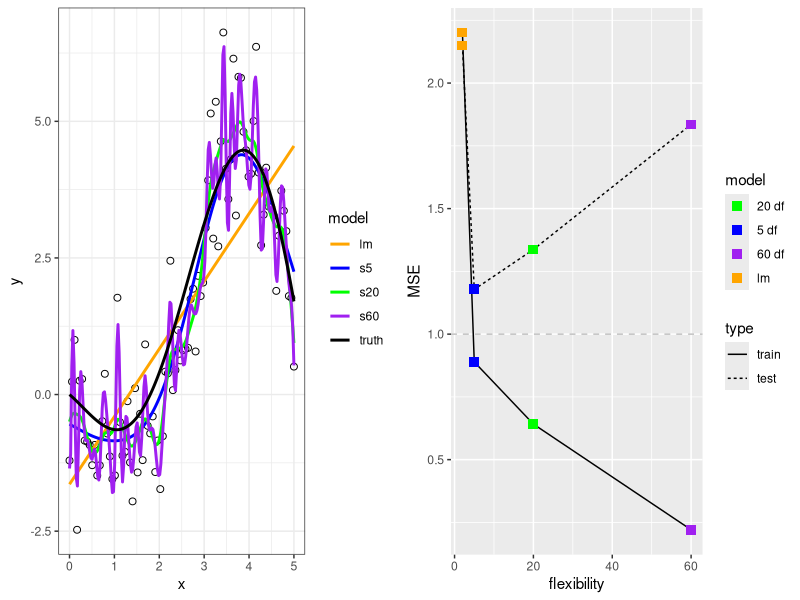

This figure's R source:
rm(list=ls())
library(ggplot2)
library(splines)
# 
# tfun <- function(x) {
#     x + 0.1 * x^2 - 0.002 * x^3 + 0.00001 *x^4
# }

# sin(x-2) + x-0.05*x^2
simdata <- function(fun = function(x) {x*sin(x-2) + 0.2*x},n=90,eps = 1,df1=5, df2=20, df3=60, ub = 5,nnew = 200){
    set.seed(1234)
    
    r = data.frame(x = seq(0,ub,length.out = n))
    r$truth = fun(r$x) 
    r$epsi = rnorm(n,mean = 0, sd = eps)
    r$y = r$truth + r$epsi
    # browser()
    mods = list()
    mods$lm = lm(y ~ x,data = r)
    mods$low = smooth.spline(r$x,r$y,df = df1)
    mods$hi = smooth.spline(r$x,r$y, df = df2)
    mods$hi2 = smooth.spline(r$x,r$y, df = df3)
    # mods$ns5 = gam::gam(formula = as.formula(paste0("y ~ s(x,",df1,")")),data = r)
    # mods$ns5 = mgcv::gam(formula = as.formula(paste0("y ~ ns(x,df = ",df1,")")),data = r)
    # mods$ns20 = gam::gam(formula = as.formula(paste0("y ~ ns(x,df = ",df2,")")),data = r)
    # mods$ns20 = mgcv::gam(formula = as.formula(paste0("y ~ ns(x,df = ",df2,")")),data = r)
    
    names(mods)[2:4] <- paste0("s",c(df1,df2,df3))
    
    
    # mses
    mses = list(
        train = colMeans(sapply(mods,residuals)^2)
    )
    
    # predictions
    preds = data.frame(x = seq(0,ub, length.out = nnew))
    preds = cbind(preds, lm = predict(mods$lm,newdata = preds))
    preds = cbind(preds,sapply(mods[2:4],function(x) predict(x,preds$x)$y))
    preds$truth = fun(preds$x) #+ rnorm(nnew,mean = 0, sd = eps)
    mnames = names(preds)[-1]
    preds$testdata = preds$truth + rnorm(nnew,mean = 0, sd = eps)
    
    # test mses
    mses$test <- colMeans((preds[,names(mods)] - preds[,"testdata"])^2)

    mp = reshape2::melt(preds[,-ncol(preds)], id.vars = "x")
    names(mp)[2] <- "model" 

    # make plots
    p1 = ggplot() + theme_bw()
    # points
    p1 = p1 + geom_point(data = r,aes(x = x, y = y),shape = 1,size = 2)
    p1 = p1 +  geom_line(data=mp, aes(x = x, y = value, color = model), size = 1)
    # 
    # color scale
    cnames = c("orange", "blue" , "green","purple","black")
    names(cnames) <- mnames
    p1 = p1 + scale_color_manual(values = cnames)
   
    # flexilibty plot
    d2 = data.frame(flexibility = c(2,df1,df2,df3),model = c("lm",paste0(df1," df"),paste0(df2," df"),paste0(df3," df")), train = mses$train, test = mses$test)
    d2 = reshape2::melt(d2, id.vars = c("flexibility","model"))
    names(d2)[3] <- "type"
    p2 = ggplot(data = d2, aes(x = flexibility, y = value,linetype = type)) + geom_path(color = "black") + scale_y_continuous(name = "MSE")
    cnames = c("orange", "blue" , "green","purple")
    names(cnames) <- c("lm",paste0(df1," df"),paste0(df2," df"),paste0(df3," df"))
    p2 = p2 + geom_point(data = d2, aes(color = model), size = 3, shape = 15) + scale_color_manual(values = cnames) 
    # add minimal test MSE
    p2 = p2 + geom_hline(yintercept = eps^2, linetype = "dashed", color = "grey")
    cowplot::plot_grid(p1,p2)
    # list(p1,p2)
}

print(simdata())

# 
# z <- simdata()
# 
# gp1 <- function(z) {
#     p1 = ggplot(data = z,aes(x = x, y = y)) + theme_bw()
#     # points
#     p1 = p1 + geom_point(shape = 1,size = 2)
#     # lm
#     p1 = p1 + geom_smooth(method = "lm", se = FALSE, aes(color = "lm"))
#     # smooth df=5
#     p1 = p1 + geom_smooth(method = "mgcv::gam", se = FALSE, formula = y ~ ns(x, df = 5), aes(color = "spline 5 df"))
#     # smooth df=5
#     p1 = p1 + geom_smooth(method = "mgcv::gam", se = FALSE, formula = y ~ ns(x, df = 12), aes(color = "spline 12 df"))
#     # p1
#     # truth
#     p1 = p1 + stat_function(data = data.frame(x = c(0,100)),aes(x=x,y = NULL,color = "truth"),fun = tfun, size = 1)
#     
#     # color scale
#     p1 + scale_color_manual(values = c("lm" = "orange", "spline 5 df" = "blue" , "spline 12 df" = "green", "truth" = "black" ))
# }
# 
# 
